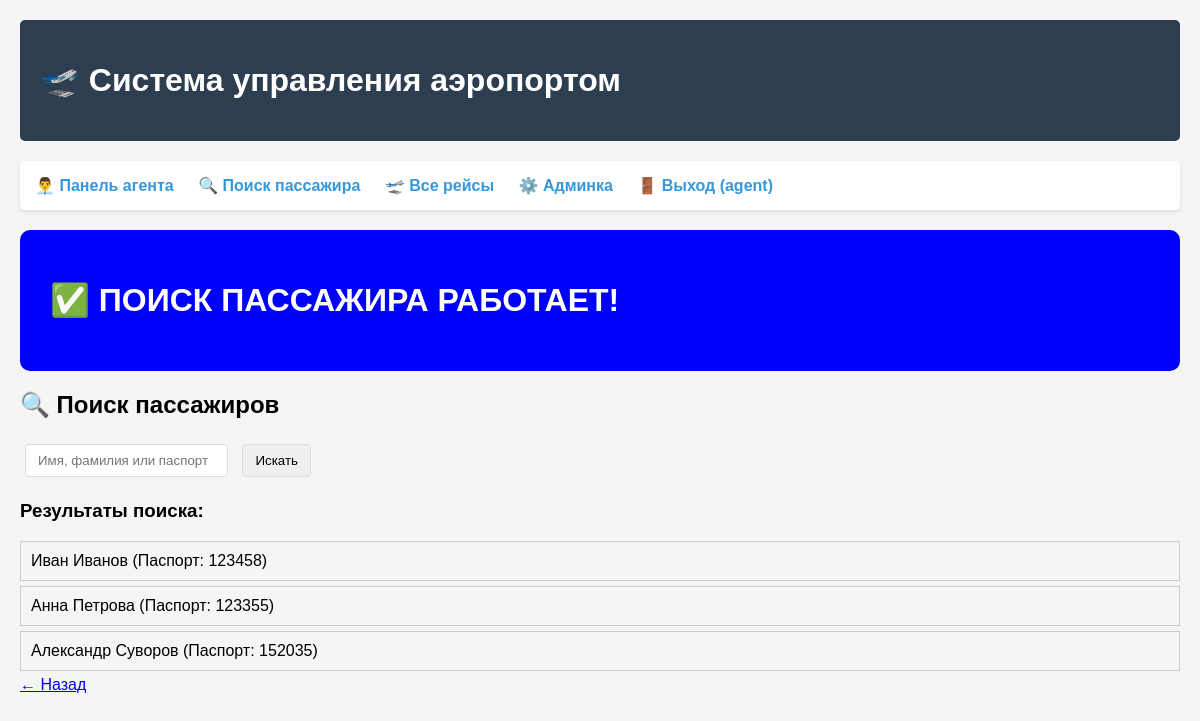
/agent/passenger-lookup/ (signed in), run on the app's committed database.
### flights/models.py (models this page shows, shortened)
class Passenger(models.Model):
    flight = models.ForeignKey(Flight, on_delete=models.CASCADE, verbose_name="Рейс")
    first_name = models.CharField(max_length=50, verbose_name="Имя")
    last_name = models.CharField(max_length=50, verbose_name="Фамилия")
    passport_number = models.CharField(max_length=20, verbose_name="Номер паспорта")
    seat_number = models.CharField(max_length=5, verbose_name="Номер места")
    class Meta:
        verbose_name = "Пассажир"
        verbose_name_plural = "Пассажиры"

### flights/views_checkin.py (the view, shortened to what this page needs)
# urls.py: path('agent/passenger-lookup/', views_checkin.passenger_lookup, name='passenger_lookup'),
@login_required
@user_passes_test(agent_check)
def passenger_lookup(request):
    search_query = request.GET.get('search', '')
    passengers = Passenger.objects.all()
    context = {
        'passengers': passengers,
        'search_query': search_query,
    }
    return render(request, 'flights/passenger_lookup.html', context)

### flights/views_checkin.py (called while the page is built)
def agent_check(user):
    return hasattr(user, 'checkinagent')

### flights/templates/flights/passenger_lookup.html (shortened to what this page needs)
{% extends 'flights/base.html' %}
{% block content %}
<div style="background: blue; color: white; padding: 30px; margin: 20px 0; border-radius: 10px;">
    <h1>✅ ПОИСК ПАССАЖИРА РАБОТАЕТ!</h1>
</div>
<h2>🔍 Поиск пассажиров</h2>
<form method="get">
    <input type="text" name="search" placeholder="Имя, фамилия или паспорт" value="{{ search_query }}">
    <button type="submit">Искать</button>
</form>
{% if passengers %}
    <h3>Результаты поиска:</h3>
    {% for passenger in passengers %}
    <div style="border: 1px solid #ccc; padding: 10px; margin: 5px 0;">
        {{ passenger.first_name }} {{ passenger.last_name }} (Паспорт: {{ passenger.passport_number }})
    </div>
    {% endfor %}
{% elif search_query %}
    <p>Пассажиры не найдены.</p>
{% endif %}
<a href="{% url 'flights:flight_list' %}">← Назад</a>
{% endblock %}

### flights/templates/flights/base.html (shortened to what this page needs)
<!DOCTYPE html>
<html lang="ru">
<head>
</head>
<body>
    <div class="header">
        <h1>🛫 Система управления аэропортом</h1>
    </div>
    <div class="nav">
        {% if user.is_authenticated and user.checkinagent %}
            <a href="{% url 'flights:agent_dashboard' %}">👨‍💼 Панель агента</a>
            <a href="{% url 'flights:passenger_lookup' %}">🔍 Поиск пассажира</a>
            <a href="{% url 'flights:flight_list' %}">🛫 Все рейсы</a>
            <a href="/admin/">⚙️ Админка</a>
            <form method="post" action="{% url 'logout' %}">
                <button type="submit">🚪 Выход ({{ user.username }})</button>
            </form>
        {% else %}
            <a href="{% url 'flights:flight_list' %}">🛫 Все рейсы</a>
            <a href="{% url 'flights:search_flights' %}">🔍 Поиск</a>
            <a href="{% url 'login' %}">🔑 Вход для сотрудников</a>
        {% endif %}
    </div>
    <div class="content">
        {% block content %}
        {% endblock %}
    </div>
</body>
</html>

### flights/templates/flights/base.html (style rules this page uses)
body { font-family: Arial, sans-serif; margin: 0; padding: 20px; background-color: #f5f5f5; }
.header { background: #2c3e50; color: white; padding: 20px; margin-bottom: 20px; border-radius: 5px; }
.nav { margin: 20px 0; padding: 15px; background: white; border-radius: 5px; box-shadow: 0 2px 4px rgba(0,0,0,0.1); }
.nav a { margin-right: 20px; text-decoration: none; color: #3498db; font-weight: bold; }
.nav form { display: inline; margin: 0; padding: 0; }
.nav button { background: none; border: none; color: #3498db; cursor: pointer; font-size: inherit; font-weight: bold; margin: 0; padding: 0; text-decoration: none; }
form { margin: 15px 0; }
input, select, button { padding: 8px 12px; margin: 5px; border: 1px solid #ddd; border-radius: 4px; }

### data on the page
Passenger: first_name "Иван", last_name "Иванов", passport_number "123458"
Passenger: first_name "Анна", last_name "Петрова", passport_number "123355"
Passenger: first_name "Александр", last_name "Суворов", passport_number "152035"

### other printed values
{{ user.username }} "agent"
